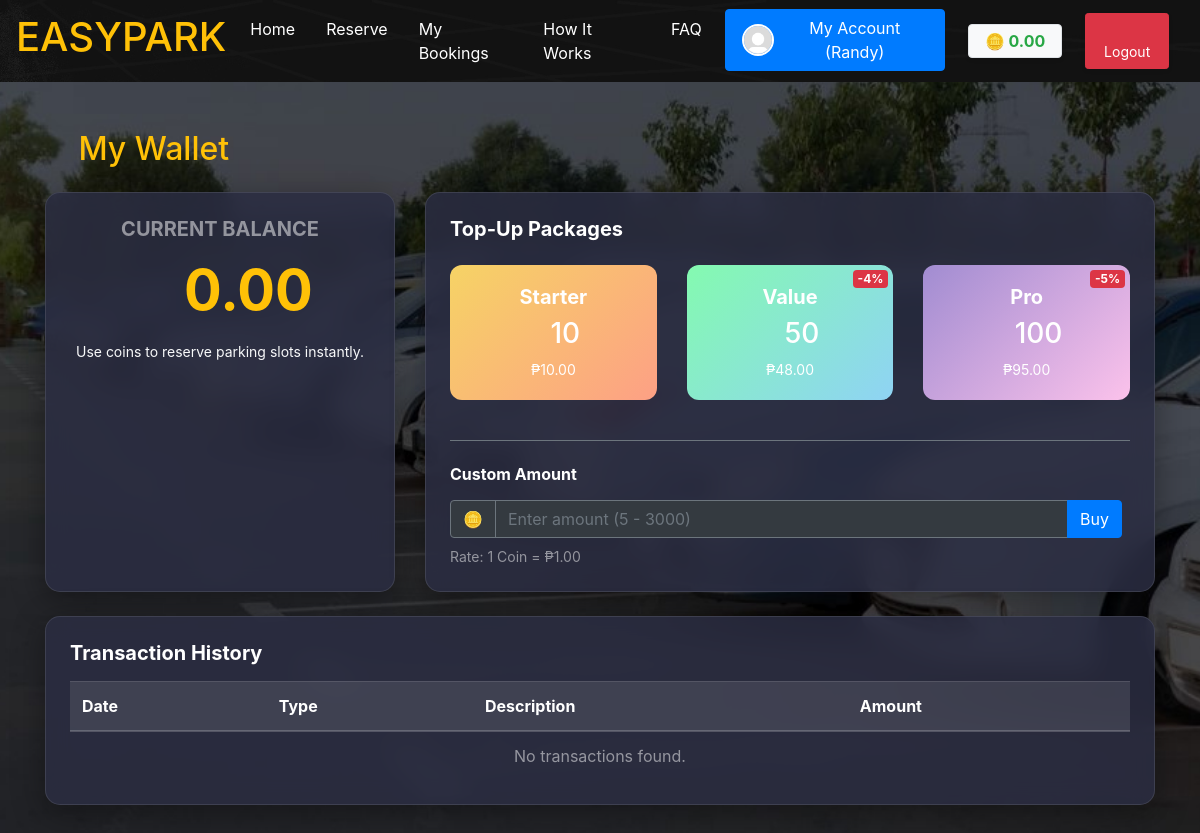
The app's page /wallet.php (signed in), older data.
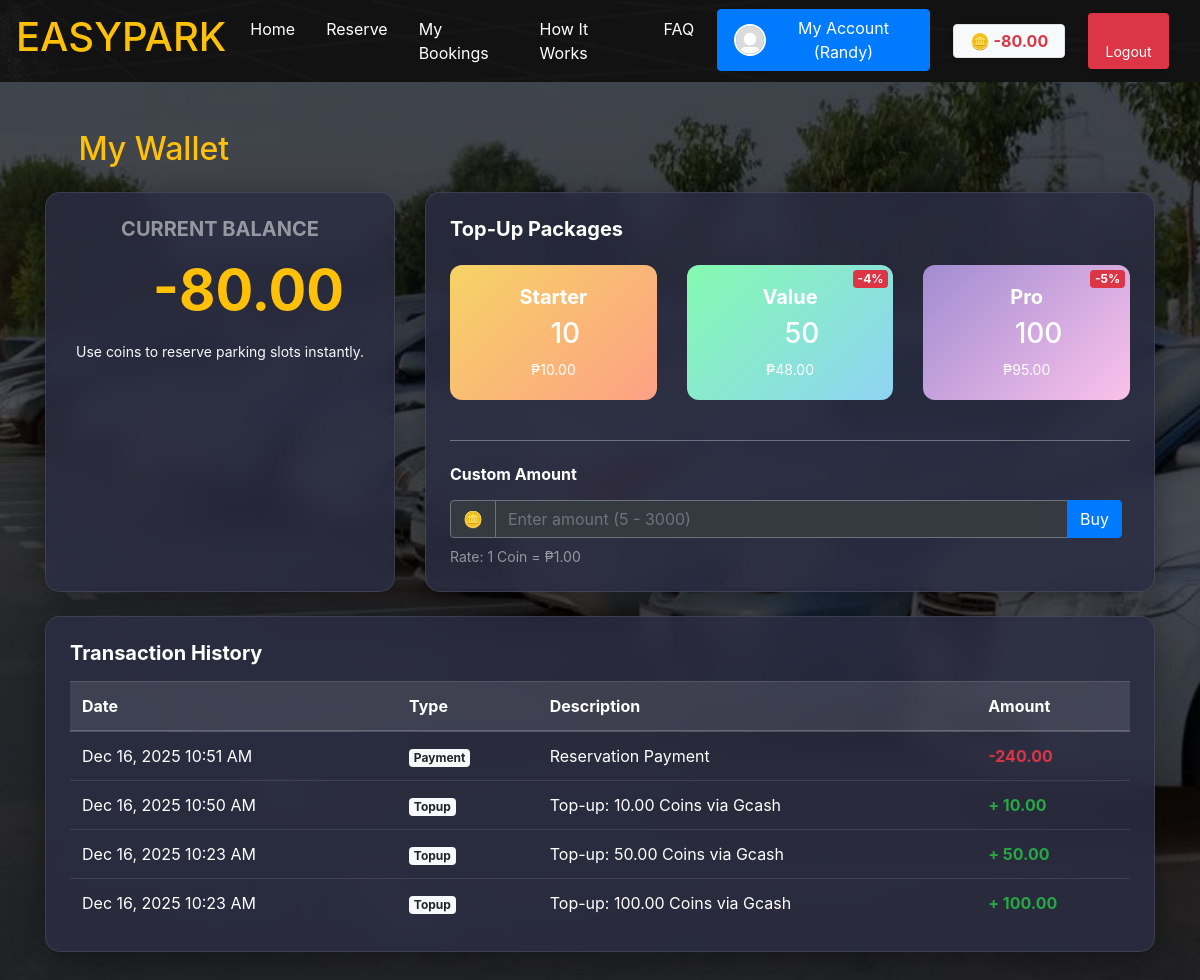
The same page, newer data.
### tables this page shows
CREATE TABLE `users` (
  `user_id` int(11) NOT NULL,
  `first_name` varchar(50) NOT NULL,
  `middle_name` varchar(50) DEFAULT NULL,
  `last_name` varchar(50) NOT NULL,
  `email` varchar(100) NOT NULL,
  `password` varchar(255) NOT NULL,
  `phone` varchar(20) DEFAULT NULL,
  `user_type` enum('admin','staff','client') NOT NULL DEFAULT 'client',
  `security_word` varchar(255) NOT NULL,
  `created_at` timestamp NULL DEFAULT current_timestamp(),
  `updated_at` timestamp NULL DEFAULT NULL ON UPDATE current_timestamp(),
  `is_active` tinyint(1) NOT NULL DEFAULT 1,
  `image` varchar(255) DEFAULT 'default.jpg',
  `coins` decimal(10,2) NOT NULL DEFAULT 0.00
);

CREATE TABLE `coin_transactions` (
  `transaction_id` int(11) NOT NULL,
  `user_id` int(11) NOT NULL,
  `amount` decimal(10,2) NOT NULL,
  `transaction_type` enum('topup','payment','refund','bonus') NOT NULL,
  `description` varchar(255) DEFAULT NULL,
  `transaction_date` timestamp NULL DEFAULT current_timestamp()
);

### wallet.php (the view, shortened to what this page needs)
<?php
require_once 'includes/db.php';
$user_id = $_SESSION['user_id'];
$stmt = $pdo->prepare("SELECT coins FROM users WHERE user_id = ?");
$stmt->execute([$user_id]);
$balance = $stmt->fetchColumn() ?: 0;
$stmt = $pdo->prepare("SELECT * FROM coin_transactions WHERE user_id = ? ORDER BY transaction_date DESC LIMIT 10");
$stmt->execute([$user_id]);
$transactions = $stmt->fetchAll(PDO::FETCH_ASSOC);
?>
<!DOCTYPE html>
<html lang="en">
<head>
    <link href="vendor/fontawesome-free/css/all.min.css" rel="stylesheet" type="text/css">
    <link href="css/bootstrap.min.css" rel="stylesheet">
</head>
<body class="bg-car">
    <?php include 'includes/client_navbar.php'; ?>
    <div class="container py-5">
        <h2 class="text-warning mb-4"><i class="fas fa-wallet"></i> My Wallet</h2>
        <div class="row">
            <div class="col-lg-4 mb-4">
                <div class="glass-panel p-4 text-center h-100 text-white">
                    <h5 class="text-uppercase text-white-50 font-weight-bold mb-3">Current Balance</h5>
                    <div class="display-4 font-weight-bold text-warning mb-3">
                        <i class="fas fa-coins"></i> <?= number_format($balance, 2) ?>
                    </div>
                    <p class="small text-light">Use coins to reserve parking slots instantly.</p>
                </div>
            </div>
            <div class="col-lg-8 mb-4">
                <div class="glass-panel p-4 h-100">
                    <h5 class="text-white font-weight-bold mb-4">Top-Up Packages</h5>
                    <div class="row">
                        <div class="col-md-4 mb-3">
                            <div class="card coin-card h-100" onclick="openPaymentModal(10, 10, 'Starter')">
                                <div class="card-body text-center d-flex flex-column justify-content-center">
                                    <h5 class="font-weight-bold">Starter</h5>
                                    <h3><i class="fas fa-coins fa-xs"></i> 10</h3>
                                    <p class="mb-0 small">₱10.00</p>
                                </div>
                            </div>
                        </div>
                        <div class="col-md-4 mb-3">
                            <div class="card coin-card h-100"
                                style="background: linear-gradient(135deg, #84fab0 0%, #8fd3f4 100%);"
                                onclick="openPaymentModal(50, 48, 'Value')">
                                <div
                                    class="card-body text-center d-flex flex-column justify-content-center position-relative">
                                    <div class="badge badge-danger position-absolute" style="top:5px; right:5px;">-4%
                                    </div>
                                    <h5 class="font-weight-bold">Value</h5>
                                    <h3><i class="fas fa-coins fa-xs"></i> 50</h3>
                                    <p class="mb-0 small">₱48.00</p>
                                </div>
                            </div>
                        </div>
                        <div class="col-md-4 mb-3">
                            <div class="card coin-card h-100"
                                style="background: linear-gradient(135deg, #a18cd1 0%, #fbc2eb 100%);"
                                onclick="openPaymentModal(100, 95, 'Pro')">
                                <div
                                    class="card-body text-center d-flex flex-column justify-content-center position-relative">
                                    <div class="badge badge-danger position-absolute" style="top:5px; right:5px;">-5%
                                    </div>
                                    <h5 class="font-weight-bold">Pro</h5>
                                    <h3><i class="fas fa-coins fa-xs"></i> 100</h3>
                                    <p class="mb-0 small">₱95.00</p>
                                </div>
                            </div>
                        </div>
                    </div>
                    <hr class="border-secondary my-4">
                    <h6 class="text-white font-weight-bold mb-3">Custom Amount</h6>
                    <form onsubmit="event.preventDefault(); submitCustom();" class="form-inline">
                        <div class="input-group mb-2 mr-sm-2 w-100">
                            <div class="input-group-prepend">
                                <div class="input-group-text bg-dark text-white border-secondary">🪙</div>
                            </div>
                            <input type="number" id="customAmount"
                                class="form-control bg-dark text-white border-secondary"
                                placeholder="Enter amount (5 - 3000)" min="5" max="3000">
                            <div class="input-group-append">
                                <button class="btn btn-primary" type="submit">Buy</button>
                            </div>
                        </div>
                        <small class="text-white-50">Rate: 1 Coin = ₱1.00</small>
                    </form>
                </div>
            </div>
        </div>
        <div class="row">
            <div class="col-12">
                <div class="glass-panel p-4">
                    <h5 class="text-white font-weight-bold mb-3">Transaction History</h5>
                    <div class="table-responsive">
                        <table class="table table-glass table-hover mb-0">
                            <thead>
                                <tr>
                                    <th>Date</th>
                                    <th>Type</th>
                                    <th>Description</th>
                                    <th>Amount</th>
                                </tr>
                            </thead>
                            <tbody>
                                <?php foreach ($transactions as $t): ?>
                                    <tr>
                                        <td><?= date('M d, Y h:i A', strtotime($t['transaction_date'])) ?></td>
                                        <td><span class="badge badge-light"><?= ucfirst($t['transaction_type']) ?></span>
                                        </td>
                                        <td><?= htmlspecialchars($t['description']) ?></td>
                                        <td
                                            class="<?= $t['amount'] >= 0 ? 'text-success' : 'text-danger' ?> font-weight-bold">
                                            <?= $t['amount'] >= 0 ? '+' : '' ?>     <?= number_format($t['amount'], 2) ?>
                                        </td>
                                    </tr>
                                <?php endforeach; ?>
                                <?php if (empty($transactions)): ?>
                                    <tr>
                                        <td colspan="4" class="text-center text-white-50">No transactions found.</td>
                                    </tr>
                                <?php endif; ?>
                            </tbody>
                        </table>
                    </div>
                </div>
            </div>
        </div>
    </div>
    <?php include 'includes/footer.php'; ?>
</body>
</html>

### includes/client_navbar.php (shortened to what this page needs)
<?php
require_once __DIR__ . '/db.php';
$current_page = basename($_SERVER['PHP_SELF']);
$profilePic = 'images/default.jpg';
?>
<nav id="navbar" class="navbar navbar-expand-lg bg-image-dark navbar-dark sticky-top w-100 px-3">
    <a id="opp" class="navbar-brand" href="index.php">
        <h1 class="custom-size 75rem">EASYPARK</h1>
    </a>
    <div class="collapse navbar-collapse justify-content-end" id="collapsibleNavbar">
        <ul id="opp" class="navbar-nav">
            <li class="nav-item">
                <a class="nav-link <?= ($current_page == 'index.php') ? 'active' : '' ?>" href="index.php">Home</a>
            </li>
            <li class="nav-item">
                <a class="nav-link <?= ($current_page == 'reservations.php') ? 'active' : '' ?>"
                    href="reservations.php">Reserve</a>
            </li>
            <?php if (isset($_SESSION['user_id'])): ?>
                <li class="nav-item">
                    <a class="nav-link <?= ($current_page == 'bookings.php') ? 'active' : '' ?>" href="bookings.php">My
                        Bookings</a>
                </li>
            <?php endif; ?>
            <li class="nav-item">
                <a class="nav-link <?= ($current_page == 'how-it-works.php') ? 'active' : '' ?>"
                    href="how-it-works.php">How It Works</a>
            </li>
            <li class="nav-item">
                <a class="nav-link <?= ($current_page == 'faq.php') ? 'active' : '' ?>" href="faq.php">FAQ</a>
            </li>
            <?php if (isset($_SESSION['user_id'])): ?>
                <li class="nav-item">
                    <a class="btn btn-primary d-flex align-items-center" href="profile.php" id="accountButton"
                        style="padding: 0.375rem 1rem;">
                        <img src="<?= htmlspecialchars($profilePic) ?>" alt="Profile"
                            style="width:32px;height:32px;object-fit:cover;border-radius:50%;border:2px solid #fff;margin-right:8px;">
                        My Account (<?= htmlspecialchars($_SESSION['username'] ?? 'User') ?>)
                    </a>
                </li>
                <?php
                $coins = 0.00;
                if (isset($_SESSION['user_id']) && isset($pdo)) {
                    $stmt = $pdo->prepare('SELECT coins FROM users WHERE user_id = ?');
                    $stmt->execute([$_SESSION['user_id']]);
                    $coins = $stmt->fetchColumn() ?: 0.00;
                }
                $coinColor = ($coins >= 0) ? '#28a745' : '#dc3545';
                ?>
                <li class="nav-item d-flex align-items-center ml-2">
                    <a href="wallet.php" class="badge badge-light px-3 py-2 border shadow-sm"
                        style="font-size: 1rem; color: #333; font-weight: 700; text-decoration: none;">
                        🪙 <span style="color: <?= $coinColor ?>;"><?= number_format($coins, 2) ?></span>
                    </a>
                </li>
                <li class="nav-item d-flex align-items-center ml-2">
                    <a href="logout.php" class="btn btn-danger btn-sm shadow-sm" style="padding: 0.375rem 0.75rem;">
                        <i class="fas fa-sign-out-alt"></i> Logout
                    </a>
                </li>
            <?php else: ?>
                <li class="nav-item ml-2">
                    <a class="nav-link btn btn-primary px-4 text-white" href="login.php">Login/Sign Up</a>
                </li>
            <?php endif; ?>
        </ul>
    </div>
</nav>

### admin/includes/footer.php (shortened to what this page needs)
</body>
</html>

### wallet.php (style rules this page uses)
.bg-car { background-image: url('images/bg-car.jpg'); background-size: cover; background-position: center; background-repeat: no-repeat; background-attachment: fixed; }
.glass-panel { background: rgba(43, 45, 66, 0.85); backdrop-filter: blur(12px); border: 1px solid rgba(255, 255, 255, 0.1); border-radius: 15px; box-shadow: 0 8px 32px 0 rgba(0, 0, 0, 0.37); }
.coin-card { background: linear-gradient(135deg, #f6d365 0%, #fda085 100%); border: none; color: white; transition: transform 0.2s, box-shadow 0.2s; cursor: pointer; border-radius: 12px; }
.table-glass { color: #fff; }
.table-glass thead th { border-color: rgba(255, 255, 255, 0.2); background: rgba(255, 255, 255, 0.1); }
.table-glass td { border-color: rgba(255, 255, 255, 0.1); }

### includes/client_navbar.php (style rules this page uses)
#navbar { position: sticky; top: 0; z-index: 1030; background-color: rgba(0, 0, 0, 0.3); --nav-image-opacity: 1; }
#navbar::before { content: ""; position: absolute; top: 0; left: 0; width: 100%; height: 100%; z-index: -1; background-image: url('images/nav-bg.jpg'); background-size: cover; background-position: top center; background-repeat: no-repeat; opacity: var(--nav-image-opacity); transition: opacity 0.1s linear; pointer-events: none; }
.navbar-dark .navbar-brand, .navbar-dark .navbar-nav .nav-link { color: #fff; }
.navbar-nav .nav-item { margin-right: 15px; }
.custom-size { color: #ffc107; transition: text-shadow 0.3s ease-in-out, color 0.3s ease-in-out; }

Row changes from the older to the newer data that the page shows:
changed users: coins "0.00" → "-80.00"
added coin_transactions: transaction_date "Dec 16, 2025 10:51 AM", transaction_type "Payment", description "Reservation Payment", amount "-240.00"
added coin_transactions: transaction_date "Dec 16, 2025 10:50 AM", transaction_type "Topup", description "Top-up: 10.00 Coins via Gcash", amount "10.00"
added coin_transactions: transaction_date "Dec 16, 2025 10:23 AM", transaction_type "Topup", description "Top-up: 50.00 Coins via Gcash", amount "50.00"
added coin_transactions: transaction_date "Dec 16, 2025 10:23 AM", transaction_type "Topup", description "Top-up: 100.00 Coins via Gcash", amount "100.00"
Text that changed along with them:
text no longer shown: "No transactions found."
